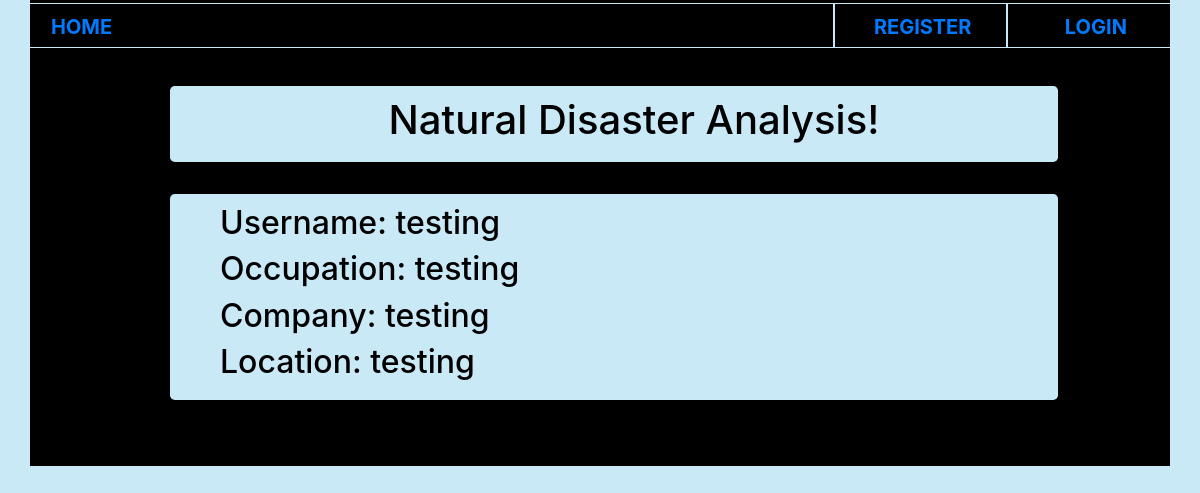
Page /homePage/dashboard/ on the earlier database version.
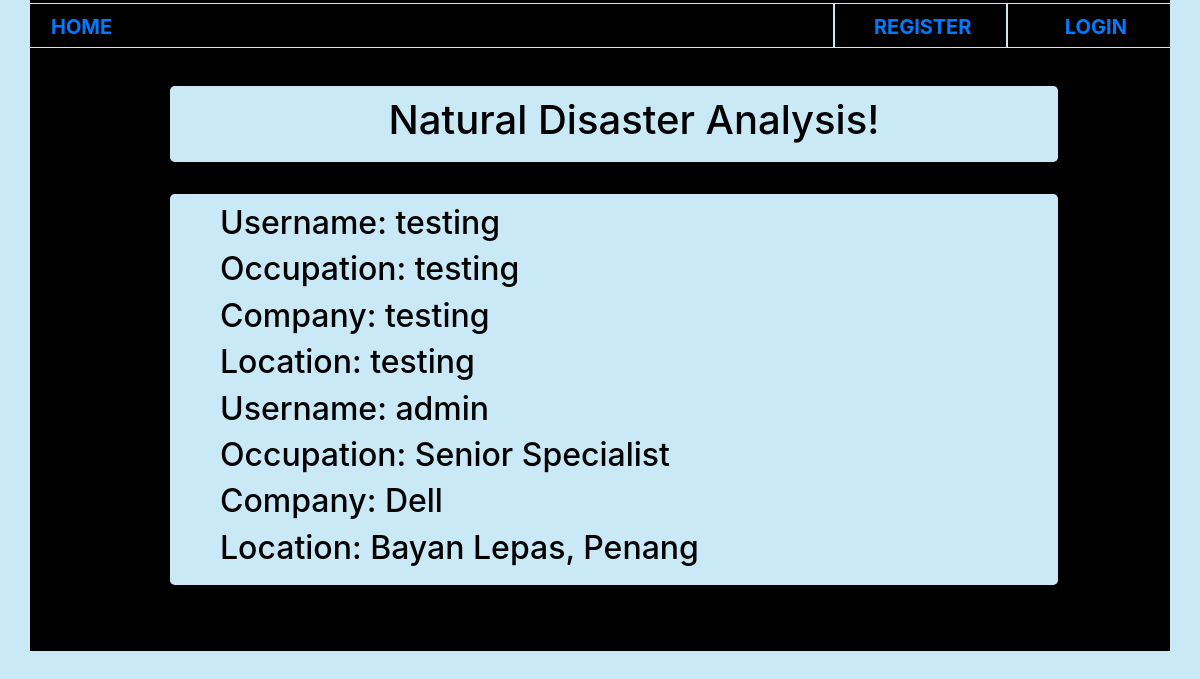
Same page on the later database version.
### homePage/models.py (models this page shows, shortened)
class UserProfileInfo(models.Model):
    user = models.OneToOneField(User, on_delete=models.CASCADE)
    occupation = models.TextField(blank=True)
    company=models.TextField(blank=True)
    location=models.TextField(blank=True)

### homePage/views.py (the view)
def dashboard(request):
    all_users = UserProfileInfo.objects.select_related('user')
    return render(request,'homePage/dashboard.html',{'all_users':all_users})

### templates/homePage/dashboard.html
{% extends "homePage/base.html" %}
{% block body_block %}
<div class="container">
  <div class="jumbotron">
    <h1 style="text-align:center;">Natural Disaster Analysis!</h1>
  </div>
  <div class="jumbotron">
    {% if all_users %}
        {% for user in all_users %}
            <h2>Username: {{user.user.username}}</h2>
            <h2>Occupation: {{user.occupation}}</h2>
            <h2>Company: {{user.company}}</h2>
            <h2>Location: {{user.location}}</h2>
        {% endfor %}
    {% else %}
        <h2>Register or Login if you'd like to</h2>
    {% endif %}
  </div>
</div>
{% endblock %}

### templates/homePage/base.html (shortened to what this page needs)
<!DOCTYPE html>
<html>
  <head>
    <link href="https://cdnjs.cloudflare.com/ajax/libs/twitter-bootstrap/4.0.0/css/bootstrap.min.css" rel="stylesheet" id="bootstrap-css">
  </head>
<body style="background-color:#c9e9f6;">
  <div class="container">
    <div class="row" >
      <div class="center">
        <a class="navbar-brand" href="{% url 'index' %}">HOME</a>
      </div>
      <div class="left">
        {% if user.is_authenticated %}
        {{ user.username }}
      </div>
      <div class="left">
        <a href="{% url 'logout' %}">LOGOUT</a>
        {% else %}
        <a class="navbar-link" href="{% url 'homePage:register' %}">REGISTER</a>
      </div>
      <div class="left">
        <a class="navbar-link" href="{% url 'homePage:user_login' %}">LOGIN</a>
        {% endif %}
      </div>
    </div>
  </div>
  <div class="container">
    {% block body_block %}
    {% endblock %}
  </div>
</body>
</html>

### templates/homePage/base.html (style rules this page uses)
.container { background-color: black; color: #c9e9f6; margin: auto; padding: 3px 5px 22px 10px; }
.center { border: 1px solid #c9e9f6; width: 70%; padding: 3px 5px 0 25px; text-align: left; color: #c9e9f6; font-weight: bold; font-size: 20px; }
.left { border: 1px solid #c9e9f6; width: 15%; padding: 8px 5px 0 10px; text-align: center; color: #c9e9f6; font-weight: bold; font-size: 20px; }
.jumbotron { position: relative; color: black; left: 120px; top: 10px; background-color:#c9e9f6; width: 80%; text-align: left; padding: 10px 10px 10px 50px; }

Differences in the rows shown:
added UserProfileInfo: user.username "admin", occupation "Senior Specialist", company "Dell", location "Bayan Lepas, Penang"
